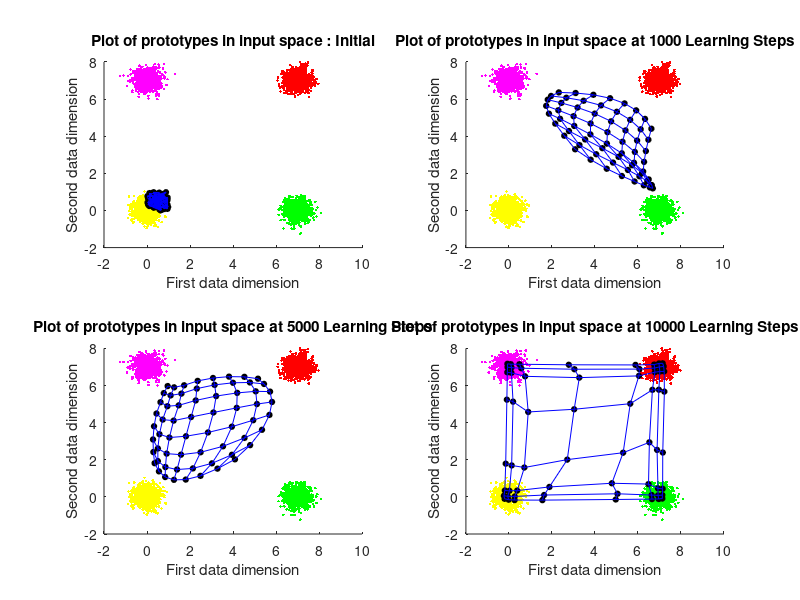
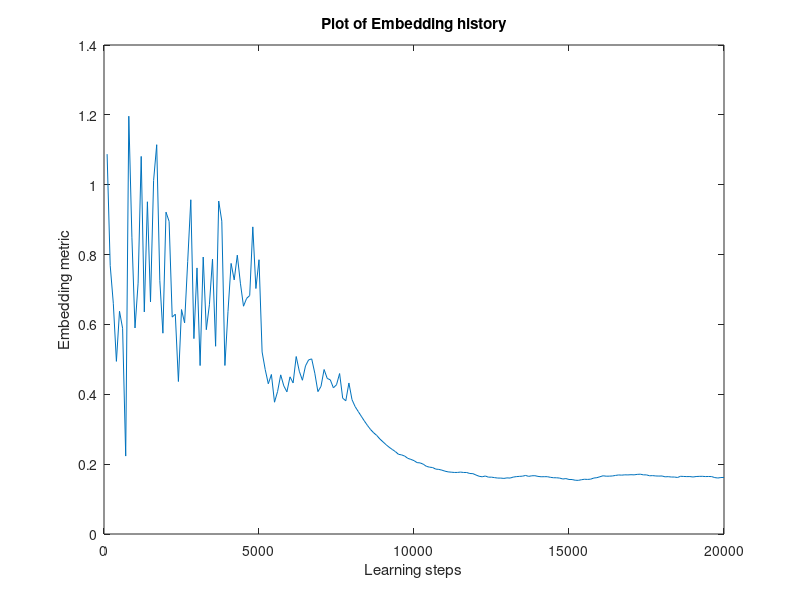
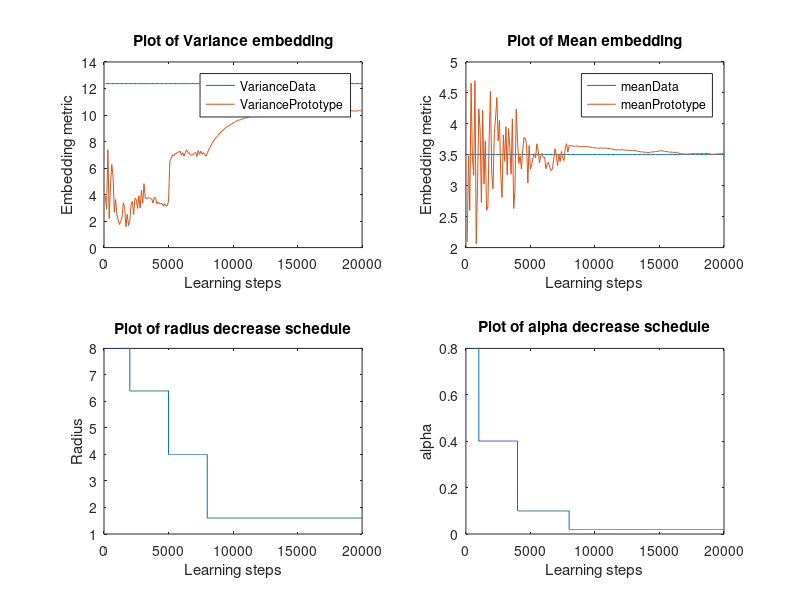

Reproduce these figures in MATLAB, in order.
% SOM for 2d gaussians
function SOM2
% Prashant Kalvapalle
% Comp 504 HW6 - Base code for all problems
% close 1;
% NOTE : Initial (and final) lattice is a cell representation, In the function it is
% used as a multi-dimensional matrix

latticeSize = [8 8];
initRadius = max(latticeSize); % Initial radius of influence

numIters = 20000; % number of learning steps
alphaI = .8; % learning rate

nEmbedEval = 100;

% Input data entry
dataInput = [createGaussians([2 1000],.1,[7 7]), createGaussians([2 1000],.1,[0 7]), createGaussians([2 1000],.1,[7 0]), createGaussians([2 1000],.1,[0 0]),]; % each COLUMN is a data point

dimDataInput = size(dataInput,1); % gives the dimensionality of data space
latticeCell = createInitLattice(dimDataInput,latticeSize); % weights initialization

% Perform self organization
[finalLattice, stepsToConv, embedding] = selfOrganize(latticeCell,dataInput,numIters,initRadius,alphaI,nEmbedEval);

% % giving the final weights of the lattice in Cell form
% finalLatticeCell = mat2cell(finalLattice,ones(1,latticeSize(1)),ones(1,latticeSize(2)),2); finalLatticeCell = cellfun(@(x)reshape(x,2,1),finalLatticeCell,'un',0);

%% plotting density plot
% [densityLattice, ~, histoData] = calcDensityLattice(finalLattice,dataInput,size(latticeCell));
% densityLattice = mat2gray(densityLattice);
% figure; imagesc(densityLattice); colormap(flipud(gray)); colorbar; title('Density of Inputs mapped to each Prototype')

%% printing convergence steps
if stepsToConv < numIters
    disp(['SOM Converged in ',num2str(stepsToConv),' steps'])
else
    disp(['Maximum iterations exhausted = ',num2str(stepsToConv),' steps'])
end

%% plotting final prototype configuration w coloured known data classes
% figure;
% dI = reshape(dataInput',[],4,2); hold on;
% plot(dI(:,1,1),dI(:,1,2),'r.');  plot(dI(:,2,1),dI(:,2,2),'m.');  plot(dI(:,3,1),dI(:,3,2),'g.');  plot(dI(:,4,1),dI(:,4,2),'y.');
% plot(finalLattice(:,:,1),finalLattice(:,:,2),'ko','MarkerFaceColor','k','MarkerSize',4);
% plot(finalLattice(:,:,1),finalLattice(:,:,2),'b-'); plot(finalLattice(:,:,1)',finalLattice(:,:,2)','b-');
% xlabel('First data dimension'); ylabel('Second data dimension'); title(['Plot of prototypes in input space: Final after ',num2str(stepsToConv),' Learning Steps'])
% legend('Input data1','Input data2','Input data3','Input data4','Prototype vectors')

%% plotting histogram
% plotHistoChart(histoData);

%% plotting embedding history
figure;
plot(embedding(6,:), embedding(1,:)); xlabel('Learning steps'); ylabel('Embedding metric'); title(['Plot of Embedding history'])

%% plotting Mean and variance changes along with decrease schedules
figure(3);
subplot(2,2,1); plot(embedding(6,:), embedding([3,5],:)); xlabel('Learning steps'); ylabel('Embedding metric'); title('Plot of Variance embedding'); legend('VarianceData','VariancePrototype')
subplot(2,2,2); plot(embedding(6,:), embedding([2,4],:)); xlabel('Learning steps'); ylabel('Embedding metric'); title('Plot of Mean embedding'); legend('meanData','meanPrototype')
decayIters = 10000; radius = zeros(1,numIters); alpha = radius;
for i = 1:numIters
    radius(i) = initRadius * ((i <= decayIters/5) + .8 * (i > decayIters/5 & i <= decayIters/2) + .5 * (i > decayIters/2 & i <= decayIters*.8)+ .2 * (i > decayIters*.8));
    alpha(i) = alphaI * ((i <= decayIters/10) + .5 * (i > decayIters/10 & i <= decayIters/2.5) + .125 * (i > decayIters/2.5 & i <= decayIters*.8)+ .025 * (i > decayIters*.8));
end
subplot(2,2,3); plot(1:numIters, radius); xlabel('Learning steps'); ylabel('Radius'); title('Plot of radius decrease schedule');
subplot(2,2,4); plot(1:numIters, alpha); xlabel('Learning steps'); ylabel('alpha'); title('Plot of alpha decrease schedule');
end


function [finalLattice, stepsToConv, embedding] = selfOrganize(latticeCell,dataInput,numIters,initRadius,alphaI,nEmbedEval)
% the self organizing map steps here

% convert the input lattice cell into a multi-dimensional Matrix
Z = cellfun(@(x)reshape(x,1,1,[]),latticeCell,'un',0);
lattice = cell2mat(Z); % this is a multi-dimensional Matrix, with third dimension holding different input dimensions

r = (1:size(lattice,1))';c = 1:size(lattice,2);
latticeIndices(:,:,1) = r(:,ones(1,size(lattice,2))); latticeIndices(:,:,2) = c(ones(1,size(lattice,1)),:);  % latticeIndices : holds the i,j indices of the 2d lattice space

figure(1);
subplot(2,2,1);
dI = reshape(dataInput',[],4,2); hold on;
plot(dI(:,1,1),dI(:,1,2),'r.');  plot(dI(:,2,1),dI(:,2,2),'m.');  plot(dI(:,3,1),dI(:,3,2),'g.');  plot(dI(:,4,1),dI(:,4,2),'y.');
plot(lattice(:,:,1),lattice(:,:,2),'ko','MarkerFaceColor','k','MarkerSize',4);
plot(lattice(:,:,1),lattice(:,:,2),'b-'); plot(lattice(:,:,1)',lattice(:,:,2)','b-');
xlabel('First data dimension'); ylabel('Second data dimension'); title('Plot of prototypes in input space : Initial');
% legend('Input data1','Input data2','Input data3','Input data4','Prototype vectors')

dum = 2;
% [~, oldMapData, ~] = calcDensityLattice(lattice,dataInput,size(latticeCell)); % table of the prototype where each data point maps
stepsToConv = numIters;
embedding = ones(6,numIters/nEmbedEval);

for i = 1:numIters
    %     radius = initRadius; % can do decay here
%     embedding(:,i) = calcEmbed(dataInput, lattice); embedding(6,i) = i;
    decayIters = 10000;
    radius = initRadius * ((i <= decayIters/5) + .8 * (i > decayIters/5 & i <= decayIters/2) + .5 * (i > decayIters/2 & i <= decayIters*.8)+ .2 * (i > decayIters*.8));
    alpha = alphaI * ((i <= decayIters/10) + .5 * (i > decayIters/10 & i <= decayIters/2.5) + .125 * (i > decayIters/2.5 & i <= decayIters*.8)+ .025 * (i > decayIters*.8));
    
    % pick an x (data point) randomly
    x = dataInput(:,randi(size(dataInput,2)));
    
    % find euclidian distances and difference between chosen x and all W's
    differenceMatrix = repmat(reshape(x,1,1,[]),[size(lattice,1),size(lattice,2),1]) - lattice; % a 3D matrix of difference between every weight and x
    distToXMatrix = sqrt(sum((differenceMatrix).^2,3)); % finding norm or eucledian distance
    
    % find the winner = c = [win_row win_col]
    [~, winner] = min(distToXMatrix(:)); [win_row, win_col] = ind2sub(size(distToXMatrix), winner);
    c = [win_row win_col];
    
    % make a neighbourhood function in a matrix
    neighbourhoodFn = makeNeighbourhoodFn(latticeIndices,c,radius);
    
    % update the weights - Learning rule
    lattice = lattice + alpha * repmat(neighbourhoodFn,[1,1,size(differenceMatrix,3)]) .* differenceMatrix;
    
    % Calculate embedding every 100 steps
    if mod(i,nEmbedEval) == 0
        indexEmbed = i/nEmbedEval;
        embedding([1:5],indexEmbed) = calcEmbed(dataInput, lattice); embedding(6,indexEmbed) = i;
    end
    
    % making plots at particular learning steps as defined in the vector
    if sum(i == [decayIters/10 decayIters/2 decayIters])
        % Plot the mapping and input data
        figure(1); subplot(2,2,dum);
        dI = reshape(dataInput',[],4,2); hold on;
        plot(dI(:,1,1),dI(:,1,2),'r.');  plot(dI(:,2,1),dI(:,2,2),'m.');  plot(dI(:,3,1),dI(:,3,2),'g.');  plot(dI(:,4,1),dI(:,4,2),'y.');
        plot(lattice(:,:,1),lattice(:,:,2),'ko','MarkerFaceColor','k','MarkerSize',4);
        plot(lattice(:,:,1),lattice(:,:,2),'b-'); plot(lattice(:,:,1)',lattice(:,:,2)','b-');
        xlabel('First data dimension'); ylabel('Second data dimension'); title(['Plot of prototypes in input space at ',num2str(i),' Learning Steps'])
        %         legend('Input data1','Input data2','Input data3','Input data4','Prototype vectors')
        dum = dum + 1;
    end
    %     % making plots every 1000 learning steps to visually approximate
    %     % learning steps to convergence
    %         if ~mod(i,1000)
    % %         Plot the mapping and input data
    %         figure(2)
    % %         subplot(2,2,dum);
    %         dI = reshape(dataInput',[],4,2); hold on;
    %         plot(dI(:,1,1),dI(:,1,2),'r.');  plot(dI(:,2,1),dI(:,2,2),'m.');  plot(dI(:,3,1),dI(:,3,2),'g.');  plot(dI(:,4,1),dI(:,4,2),'y.');
    %         plot(lattice(:,:,1),lattice(:,:,2),'ko','MarkerFaceColor','k','MarkerSize',4);
    %         plot(lattice(:,:,1),lattice(:,:,2),'b-'); plot(lattice(:,:,1)',lattice(:,:,2)','b-');
    %         xlabel('First data dimension'); ylabel('Second data dimension'); title(['Plot of prototypes in input space at ',num2str(i),' Learning Steps'])
    %         legend('Input data1','Input data2','Input data3','Input data4','Prototype vectors')
    %         hold off;
    %         drawnow;
    % %         dum = dum + 1;
    %         end
    
    if stepsToConv < numIters
        break
    end
    
end
finalLattice = lattice;

end


function [densityLattice,mapData,histoData]  = calcDensityLattice(lattice,dataInput,sizeOflatticeCell)
% calculates the prototype each data point is mapped to
densityLattice = zeros(sizeOflatticeCell);
mapData = zeros([2 size(dataInput,2)]);
histoData = zeros([sizeOflatticeCell,4]);
% seq = [ones(1,1000) 2*ones(1,1000) 3*ones(1,1000) 4*ones(1,1000)];
for i = 1:size(dataInput,2)
    x = dataInput(:,i);
    
    % find euclidian distances and difference between chosen x and all W's
    differenceMatrix = repmat(reshape(x,1,1,[]),[size(lattice,1),size(lattice,2),1]) - lattice; % a 3D matrix
    distToXMatrix = sqrt(sum((differenceMatrix).^2,3)); % a 2D matrix for euclidian distances to x
    
    % find the winner = c = [win_row win_col]
    [~, winner] = min(distToXMatrix(:)); [win_row, win_col] = ind2sub(size(distToXMatrix), winner);
    c = [win_row win_col];
    % update the density lattice
    densityLattice(c(1),c(2)) = densityLattice(c(1),c(2)) + 1;
    mapData(:,i) = [win_row win_col];
    histoWrite = ([1 0 0 0] * (i <= 1000) + [0 1 0 0] * (i > 1000 & i <= 2000) + [0 0 1 0] * (i > 2000 & i <= 3000) + [0 0 0 1] * (i > 3000 & i <= 4000));
    histoData(c(1),c(2),:) = histoData(c(1),c(2),:) + (reshape(histoWrite,1,1,[]));
end

end


function neighbourhoodFn = makeNeighbourhoodFn(latticeIndices,c,radius)

distNeighbour = sum(abs(latticeIndices - repmat(reshape(c,1,1,[]),[size(latticeIndices,1),size(latticeIndices,2),1])),3); % Manhattan distance metric for the neighbourhood function
% EqDistNeighbour = sqrt(sum((latticeIndices - reshape(c,1,1,[])).^2,3)); % eucleidian distance metric for the neighbourhood function
neighbourhoodFn = exp(-((distNeighbour)./(radius)).^2);

end


function latticeCell = createInitLattice(dimDataInput,latticeSize)
% creates random weight vectors in a cell
latticeCell = cell(latticeSize);
latticeCell = arrayfun(@(x) rand(dimDataInput,1),latticeCell, 'uni',0);
end


function x1 = createGaussians(dim,var,mean)
% creates a normal random vector with dim dimension. mean of first 2
% dimensions set by [mean1 mean2]
x1 = sqrt(var)*randn(dim(1),dim(2));
% x1=detrend(x1);
x1(1,:) = x1(1,:) + repmat(mean(1),[1,size(x1,2)]);
x1(2,:) = x1(2,:) + repmat(mean(2),[1,size(x1,2)]);
end


function plotHistoChart(histoData)
figure;
m = size(histoData,1); n = size(histoData,2);
p = 1;
for j = 1:n
    for i = 1:m
        ax = axes('position',[(i-1)/m (n-j)/n 1/m 1/n]); hold on;
        hiss = reshape(histoData(i,j,:),1,4);
        colors = {'r', 'm', 'g', 'y'};
        % Plots different bars for each data type
        for k = 1:numel(hiss)
            bar(ax,k, hiss(k),colors{k});
        end
        ylim([0 200]);
        set(ax,'YTickLabel',[]);set(ax,'XTickLabel',[]);
        set(ax,'Box','on')
        %         set(gca,'Visible','off');
        %         set(gca,'position',[i/m (n-j)/n 1/m 1/n])
        p = p + 1;
        
    end
end
end

function embedding = calcEmbed(dataInput, lattice)
linearLattice = reshape(lattice,size(dataInput,1),[]);
mData = mean(dataInput,2);
vData = var(dataInput,0,2);
mProt = mean(linearLattice,2);
vProt = var(linearLattice,0,2);
embedding = [mData vData mProt vProt]'; embedding = mean(embedding,2);
embedding = [(1 - mean(mProt./mData) + 1 - mean(vProt./vData)); embedding];
end
